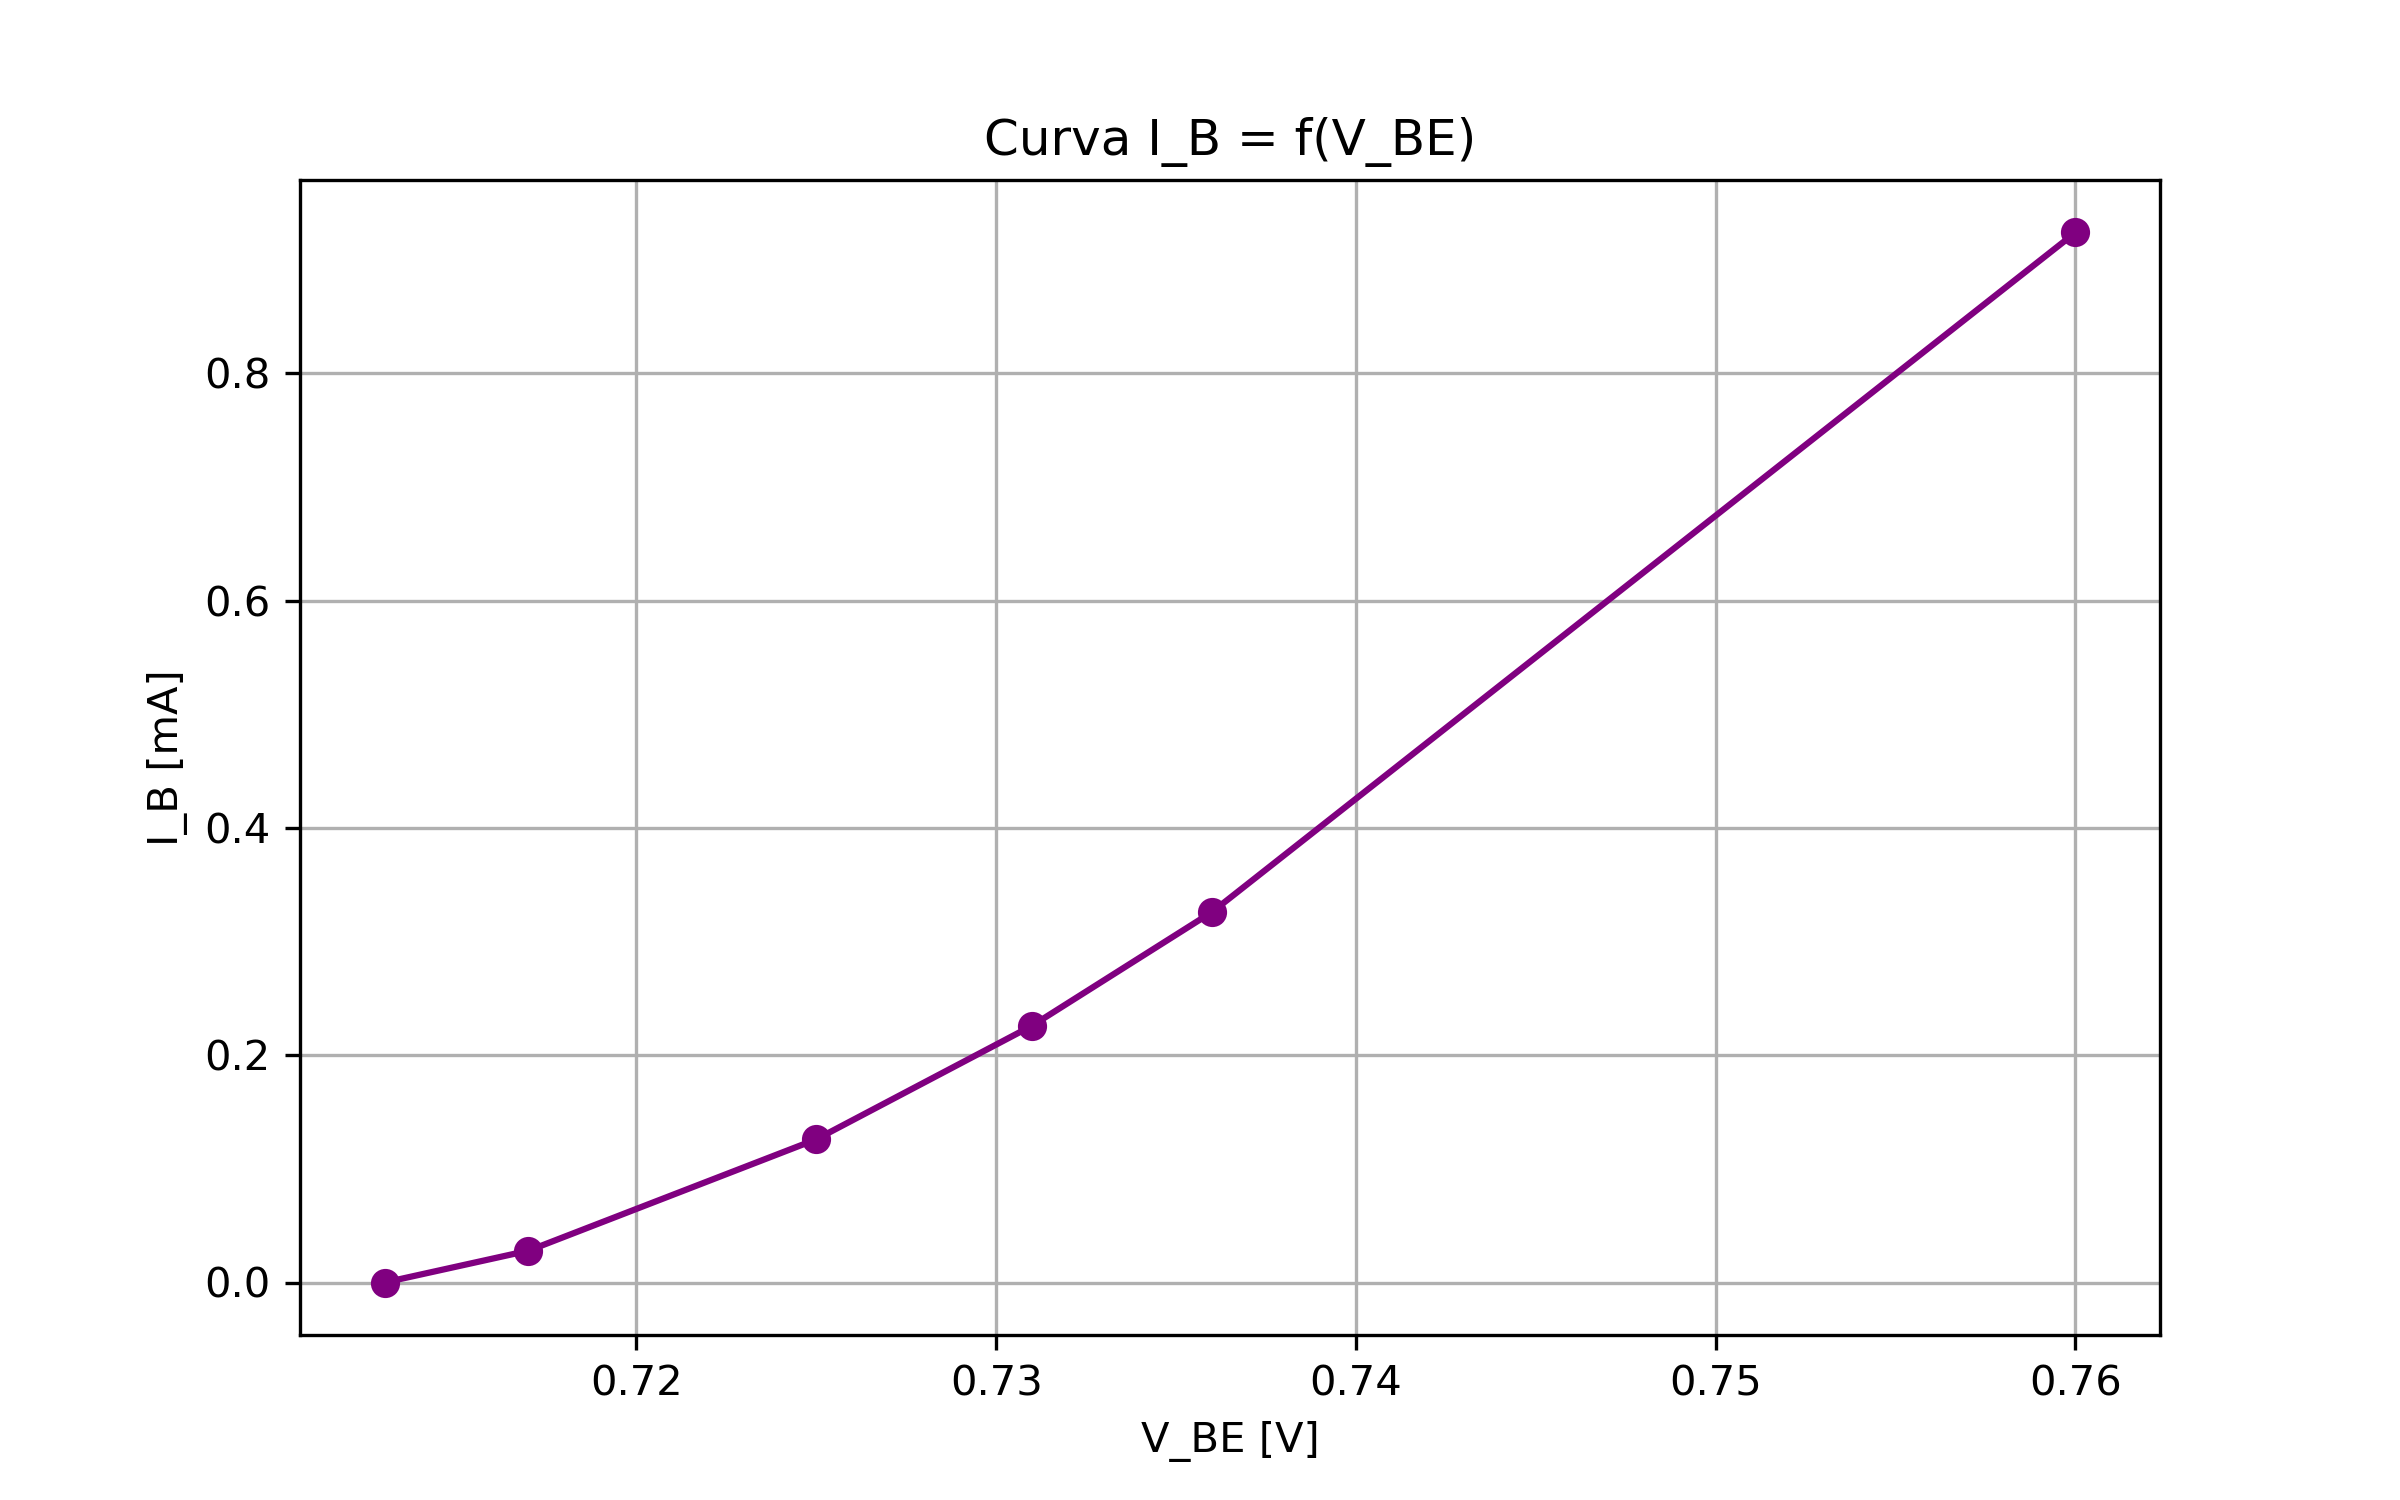

This figure's Python source:
import matplotlib.pyplot as plt

vbe = [0.713, 0.717, 0.725, 0.731, 0.736, 0.760]
ib = [0.000, 0.028, 0.126, 0.226, 0.326, 0.924]

plt.figure(figsize=(8, 5))
plt.plot(vbe, ib, marker='o', linestyle='-', color='purple')
plt.xlabel('V_BE [V]')
plt.ylabel('I_B [mA]')
plt.title('Curva I_B = f(V_BE)')
plt.grid(True)
plt.savefig('curvaIBPythonPolarizacionJuntura.png', dpi=300)
plt.close()

